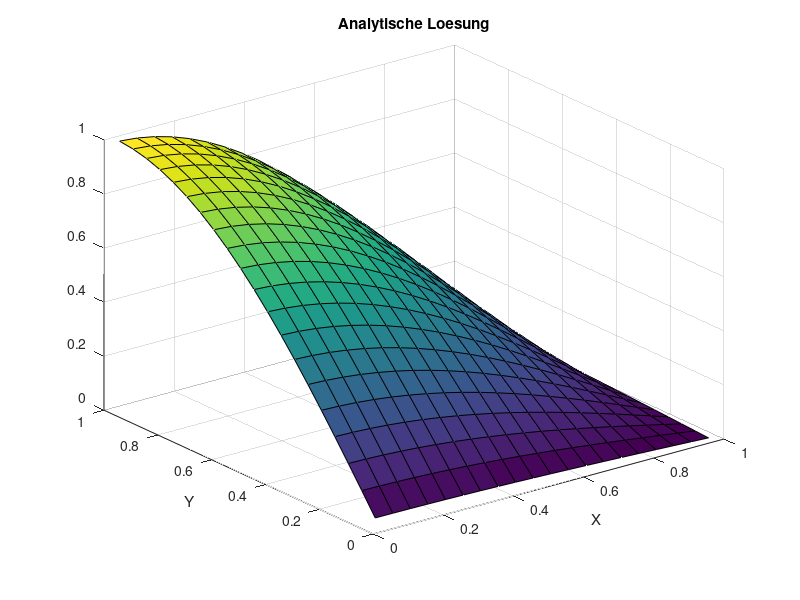
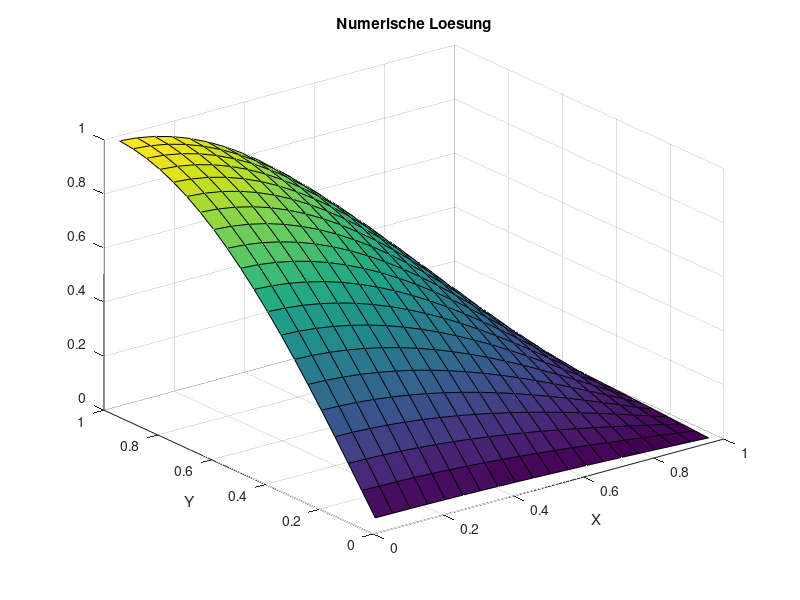

Here is the MATLAB script that generated these plots, in order:
clc
clear all
close all
%SOL=@(x,y) sin(pi*x)*sin(pi*y);
%MSOL=@(x,y) -2*pi^2*sin(pi*x)*sin(pi*y);
SOL=@(x,y) sin(pi/2*x)*cos(pi/2*y);
MSOL=@(x,y) -1*pi^2/2*sin(pi/2*x)*cos(pi/2*y);
DIF=1.0;
XMIN=0.0;
XMAX=1.0;
YMIN=0.0;
YMAX=1.0;
N=20; % KV's in einer Koordinatenrichtung, macht N^2 KV gesamt
NN=N*N;

X = linspace(XMIN, XMAX, N+1);
Y = linspace(YMIN, YMAX, N+1);
XC = (X(1:N)+X(2:N+1))/2;
YC = (Y(1:N)+Y(2:N+1))/2;
XCR = [XMIN, XC, XMAX];
YCR = [YMIN, YC, YMAX];

%%% ANALYTISCHE LÖSUNG
Z = zeros(N, N);
for I=1:N
  for J=1:N
    Z(I, J)=SOL(XC(I), YC(J));
  end
end

figure(1)
surf(XC, YC, Z);
title('Analytische Loesung')
xlabel('X')
ylabel('Y')

%%% FVM Lösung

% Randbedingungen
for I=1:N RBS(I)=SOL(XC(I), 0); end
for I=1:N RBN(I)=SOL(XC(I), 1); end
for I=1:N RBE(I)=SOL(1, YC(I)); end
for I=1:N RBW(I)=SOL(0, YC(I)); end

% Koeffizienten speichern
AP = zeros(N);
AE = zeros(N);
AN = zeros(N);
AW = zeros(N);
AS = zeros(N);

for I=1:N
  for J=1:N
    DX = X(I+1)-X(I);
    DY = Y(J+1)-Y(J);

    DXE = XCR(I+2)-XCR(I+1);
    DXW = XCR(I+1)-XCR(I);

    DYN = YCR(J+2)-YCR(J+1);
    DYS = YCR(J+1)-YCR(J);

    AE(I,J) = DIF/(DXE*DX);
    AW(I,J) = DIF/(DXW*DX);
    AN(I,J) = DIF/(DYN*DY);
    AS(I,J) = DIF/(DYS*DY);

    AP(I,J) = -AE(I,J)-AN(I,J)-AW(I,J)-AS(I,J);
  end
end

% Gesamtgleichungssystem aufstellen
A = zeros(NN);

for J=1:N
  for I=1:N
    IDX = (J-1)*N + I;

    b(IDX) = MSOL(XC(I),YC(J));

    % Hauptdiagonale
    A(IDX, IDX) = AP(I,J);

    % Westliche Nebendiagonale
    if mod(IDX,N)==1
      b(IDX) = b(IDX)-AW(I,J)*RBW(J);
    else
      A(IDX, IDX-1) = AW(I,J);
    end

    % Östliche Nebendiagonale
    if mod(IDX,N)==0
      b(IDX) = b(IDX)-AE(I,J)*RBE(J);
    else
      A(IDX, IDX+1) = AE(I,J);
    end

    % Nördliche Nebendiagonale
    if IDX > NN-N
      b(IDX) = b(IDX)-AN(I,J)*RBN(I);
    else
      A(IDX, IDX+N) = AN(I,J);
    end

    % Südliche Nebendiagonale
    if IDX <= N
      b(IDX) = b(IDX)-AS(I,J)*RBS(I);
    else
      A(IDX, IDX-N) = AS(I,J);
    end
  end
end

t=A\b';
T=reshape(t,N,N);

% mit Randwerten
T2 = zeros(N+2);
T2(2:N+1,2:N+1) = T;

figure(2)
surf(XC, YC, T);
title('Numerische Loesung')
xlabel('X')
ylabel('Y')
